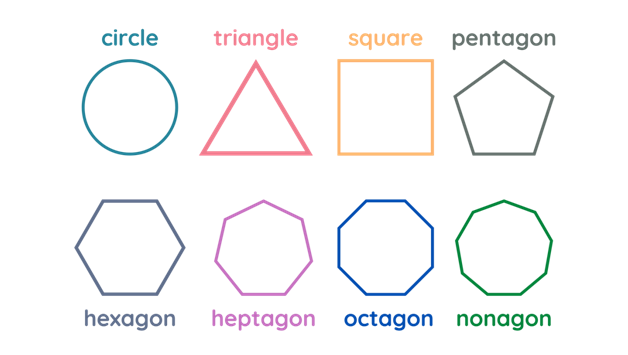
#> input picture chapter04/geometric_shapes.png, 628 x 355 px, found by its file name
$ python find_and_draw.py
#> lines starting #> are read from the running program, lines starting #| are printed output that depends on the picture; after the words box and inside, x2 and y2 are one past the last pixel; in counts of white or black regions, pixels touching at a corner belong together
import cv2
import numpy as np

img = cv2.imread("C:/Users/dungv/Projects/Hand_On_Ml_Project_withOpenCV/chapter04/geometric_shapes.png")
#> img is the input picture: shape (355, 628, 3); mean B, G, R 248.3, 247.6, 247.7
gray = cv2.cvtColor(img,cv2.COLOR_BGR2GRAY)
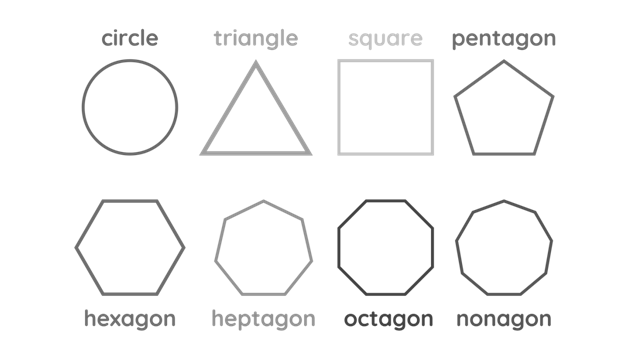
#> gray: shape (355, 628); min 63, max 255, mean 247.7
edges = cv2.Canny(gray,20,150,apertureSize = 3)
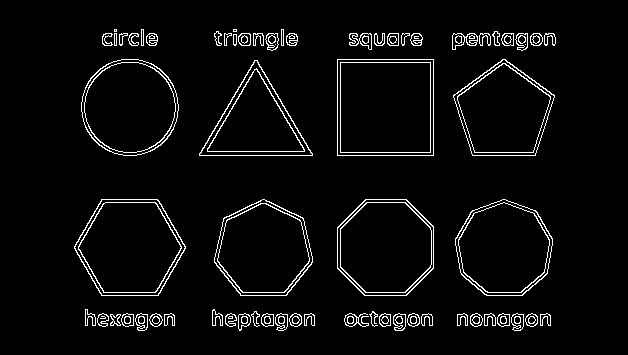
#> edges: shape (355, 628); 4.3% white in thin lines or dots, all inside (x1, y1, x2, y2) = (74, 29, 556, 331)
contours,hierarchy = cv2.findContours(edges,cv2.RETR_EXTERNAL,cv2.CHAIN_APPROX_SIMPLE)
#> contours = 64 contours, 4 with area under 20; largest, box (x1, y1, x2, y2) and area: (337, 59, 434, 156) 9216, (74, 199, 186, 296) 8084, (337, 199, 434, 296) 7730, (81, 59, 179, 156) 7341, (455, 199, 553, 296) 7178

for cnt in contours :
    perimeter = cv2.arcLength(cnt,True)

    approx = cv2.approxPolyDP(cnt,0.011*perimeter,True)

    num = len(approx)

    if num == 3 :
        cv2.drawContours(img, [approx], 0, (144,96,205), 2)
        cv2.putText(img, "triangle", tuple(approx[0][0]),cv2.FONT_HERSHEY_SIMPLEX, 0.5, (144,96,205), 2)
    elif num == 4:
        cv2.drawContours(img,[approx],0,(0,140,255),2)
        cv2.putText(img, "square", tuple(approx[0][0]),cv2.FONT_HERSHEY_SIMPLEX, 0.5, (0,140,255), 2)
    elif num == 5:
        cv2.drawContours(img,[approx],0,(105,105,105),2)
        cv2.putText(img, "pentagon", tuple(approx[0][0]),cv2.FONT_HERSHEY_SIMPLEX, 0.5, (105,105,105), 2)
    elif num == 6:
        cv2.drawContours(img,[approx],0,(153,136,119),2)
        cv2.putText(img, "hexagon", tuple(approx[0][0]),cv2.FONT_HERSHEY_SIMPLEX, 0.5, (153,136,119), 2)

    elif num == 7:
        cv2.drawContours(img,[approx],0,(255,0,255),2)
        cv2.putText(img, "heptagon", tuple(approx[0][0]),cv2.FONT_HERSHEY_SIMPLEX, 0.5, (255,0,255), 2)

    elif num == 8:
        cv2.drawContours(img,[approx],0,(255,0,0),2)
        cv2.putText(img, "octagon", tuple(approx[0][0]),cv2.FONT_HERSHEY_SIMPLEX, 0.5, (255,0,0), 2)

    elif num == 9:
        cv2.drawContours(img,[approx],0,(0,100,0),2)
        cv2.putText(img, "nonagon", tuple(approx[0][0]),cv2.FONT_HERSHEY_SIMPLEX, 0.5, (0,100,0), 2)

    else :
        cv2.drawContours(img,[approx],0,(255,255,100),2)
        cv2.putText(img, "circle", tuple(approx[0][0]),cv2.FONT_HERSHEY_SIMPLEX, 0.5, (255,255,100), 2)
#> this loop made 64 passes
#> (perimeter, num) on passes 1 to 12: (52.28, 15), (57.31, 12), (42.38, 14), (58.38, 13), (45.31, 10), (59.31, 12), (42.38, 13), (57.31, 12), (58.73, 14), (42.97, 12), (58.97, 14), (43.31, 11)
#> (perimeter, approx, num) on passes 33, 35, 57: (351.6, [[199, 153], [312, 155], [257, 60]], 3), (384, [[337, 59], [337, 155], [433, 155], [433, 59]], 4), (28, [[114, 33], [114, 45], [116, 45], [116, 33]], 4)
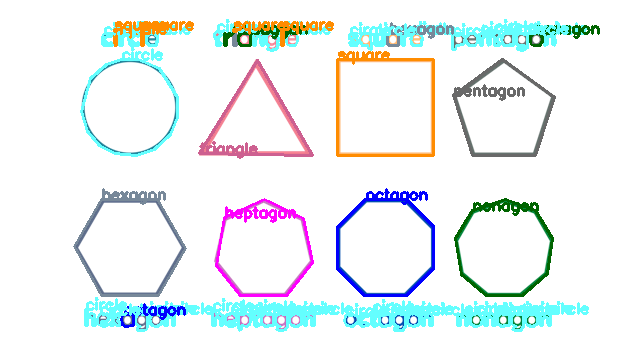
#> img: shape (355, 628, 3); 12.01% of pixels changed, all inside (x1, y1, x2, y2) = (73, 19, 600, 332)


cv2.imshow("kq",img)
cv2.waitKey()
cv2.destroyAllWindows()
